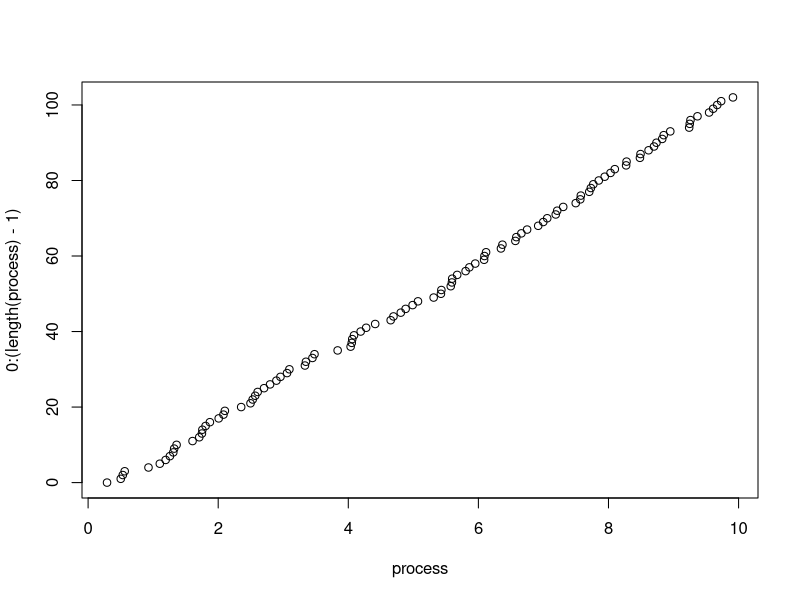
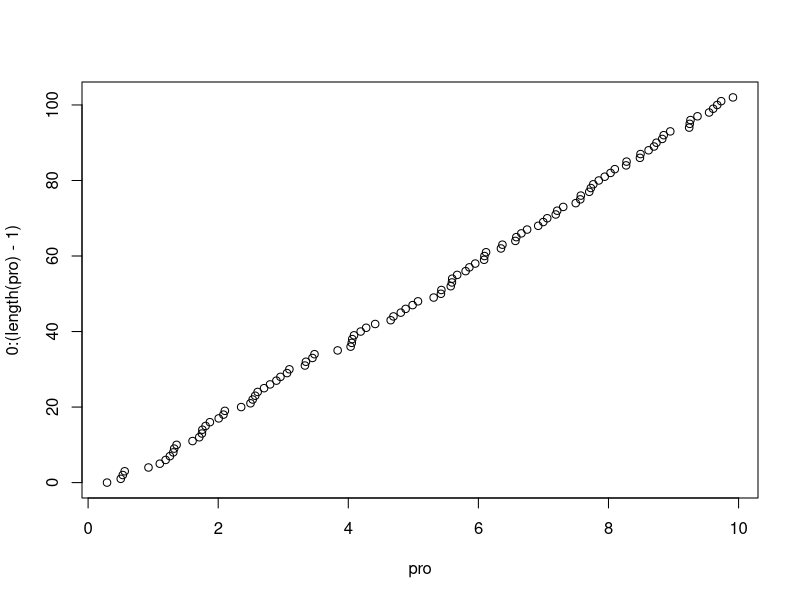

These charts were generated, in order, by the following R code: (Note: this script raises an error after producing the figures.)
# simulation of poisson process
n = 1000 # should be greater than Time and lambd (2 times greater may be a safe number)
t = 0
Time = 10
I = numeric(n)
lambd = 10

# Homogeneous
U = runif(n)
t = t - log(U)/lambd
arrival = cumsum(t)
process = arrival[which(arrival< Time)]
plot(process, 0:(length(process)-1))

# Non - Homogeneous Poisson Process

lambdt = 3 + exp(-t)
lambd = 4 # should be greater than max(lambdt)
t2 = t[which(U <= lambdt/lambd)]
arr = cumsum(t2)
pro = arr[which(arr < Time)]
plot(pro, 0:(length(pro)-1))

# Jump Diffusion Process
# For stock price with jump

while(t < Time)
{
  I = I + 1
  A(I) = t
  
}
